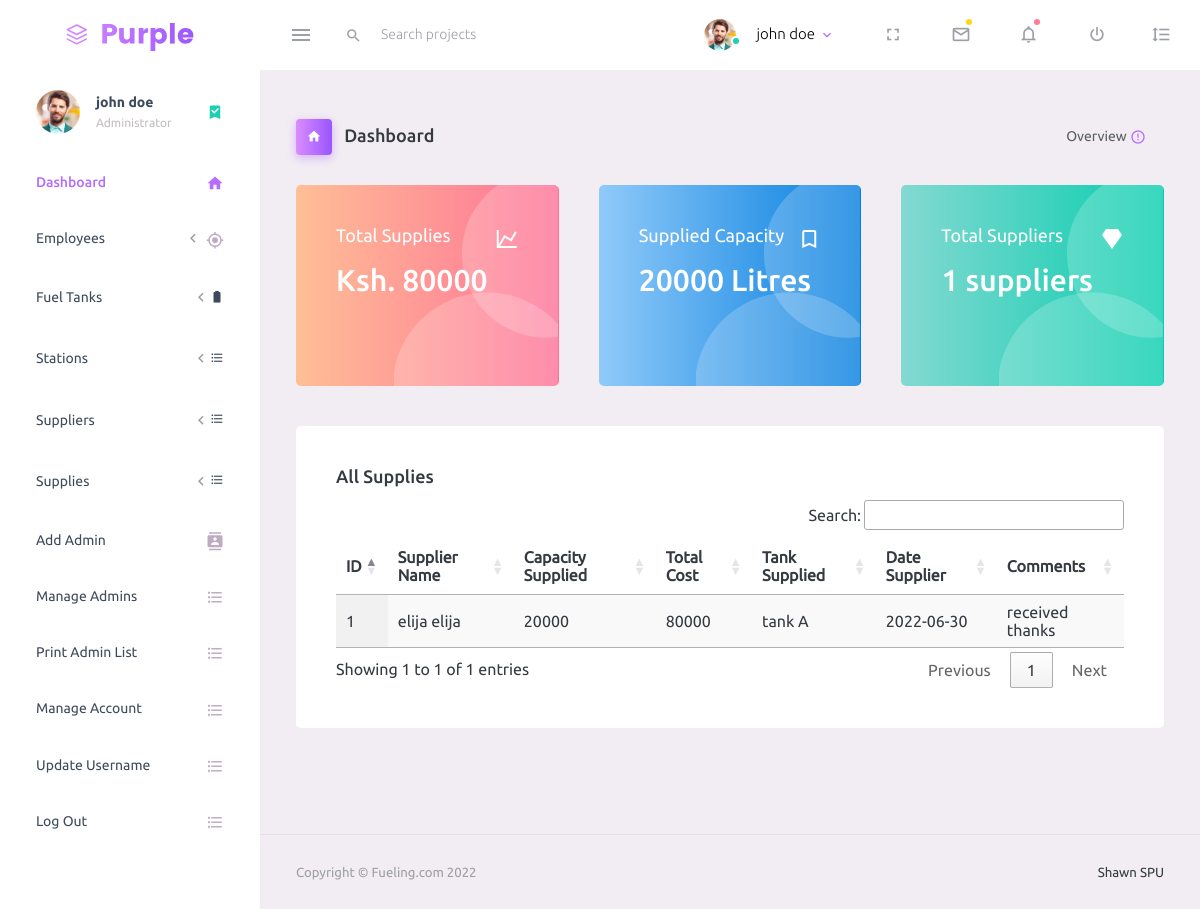
The app's page /admin/dashboard.php (signed in), older data.
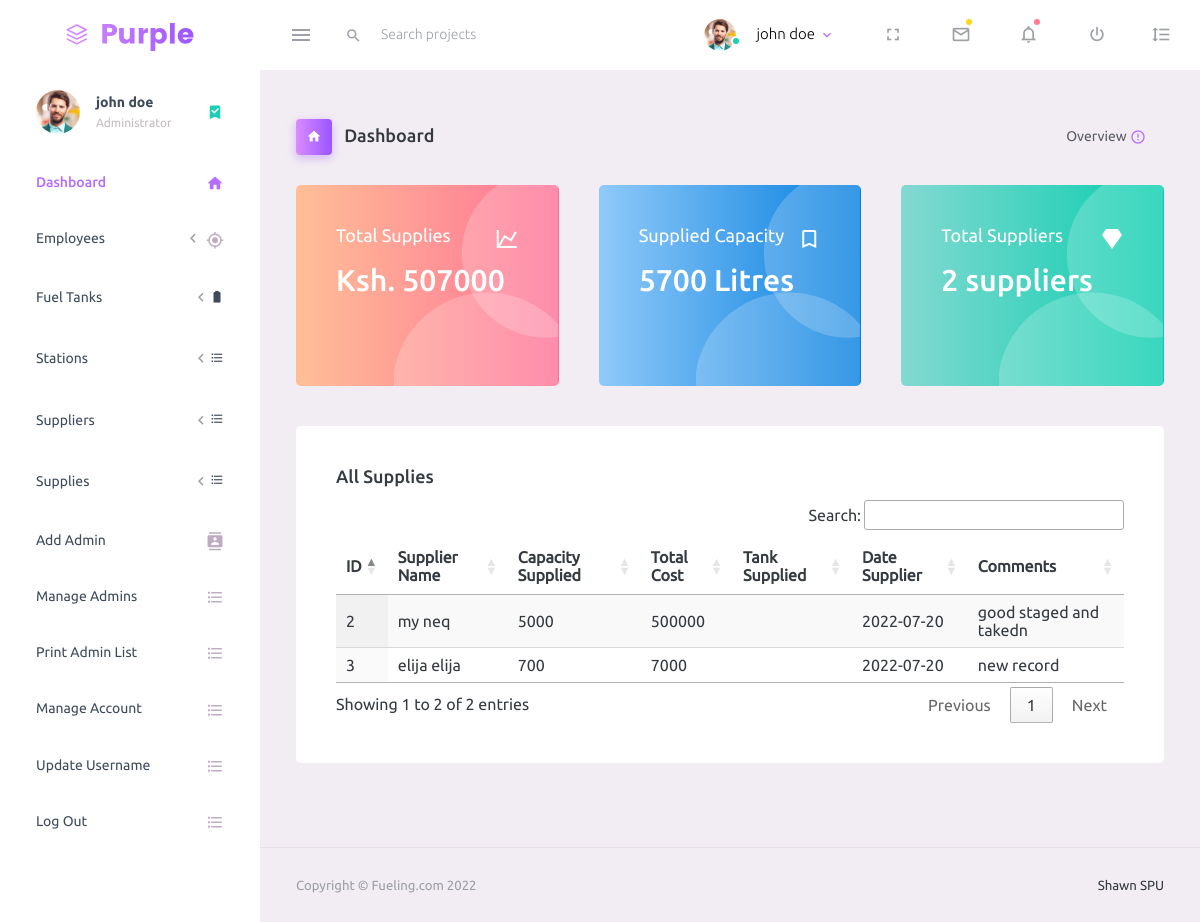
The same page, newer data.
### tables this page shows
CREATE TABLE `supplies` (
  `supply_id` int NOT NULL,
  `supply_supplier_id` int DEFAULT NULL,
  `supply_capacity` varchar(50) NOT NULL,
  `supply_total_cost` varchar(50) NOT NULL,
  `supply_fuel_tank_id` int NOT NULL,
  `supply_date` varchar(50) NOT NULL,
  `supply_comments` varchar(500) NOT NULL
);

CREATE TABLE `suppliers` (
  `supplier_id` int NOT NULL,
  `supplier_name` varchar(50) NOT NULL,
  `supplier_company` varchar(50) NOT NULL,
  `supplier_email` varchar(50) NOT NULL,
  `supplier_phone_number` varchar(50) NOT NULL
);

CREATE TABLE `fuel_tank` (
  `fuel_tank_id` int NOT NULL,
  `fuel_tank_ref` varchar(50) NOT NULL,
  `fuel_tank_capacity` varchar(50) NOT NULL,
  `tank_station_id` int DEFAULT NULL
);

### admin/admin-account.php (called while the page is built, shortened)
<?php
if (!isset($_SESSION['admin'])) {
    header('Location: ../login.php');
} else {
    include '../db-conection.php';
    $email = $_SESSION['admin'];
    $checkemail = "SELECT *  FROM `login` WHERE `login_username`= '$email' ";
    $queryemail = mysqli_query($conn, $checkemail);
    $checkemailrows = mysqli_num_rows($queryemail);
    if ($checkemailrows >= 1) {
        while ($fetch = mysqli_fetch_assoc($queryemail)) {
            $memberid = $fetch['login_admin'];
            global $memberid;
            $checkclient = "SELECT *  FROM `admin` WHERE `admin_id`= '$memberid'";
            $queryemail = mysqli_query($conn, $checkclient);
            $checkclientrows = mysqli_num_rows($queryemail);
            if ($checkclientrows >= 1) {
                while ($fetchclient = mysqli_fetch_assoc($queryemail)) {
                    $globalmembername = $fetchclient['admin_full_names'];
                }
            }
            global $memberid;
        }
    }
}
?>

### admin/dashboard.php (the view, shortened to what the rows shown need)
<?php
require'admin-account.php';
?>
<!DOCTYPE html>
<html lang="en">
<head>
    <link rel="stylesheet" href="assets/vendors/mdi/css/materialdesignicons.min.css">
    <link rel="stylesheet" href="assets/vendors/css/vendor.bundle.base.css">
    <link rel="stylesheet" href="assets/css/style.css">
    <link rel="stylesheet" href="https://cdn.datatables.net/1.12.1/css/jquery.dataTables.min.css">
    <link rel="stylesheet" href="https://cdn.datatables.net/buttons/2.2.3/css/buttons.dataTables.min.css">
</head>
<body>
    <div class="container-scroller">
        <?php include 'topbar.php'; ?>
        <div class="container-fluid page-body-wrapper">
            <?php include 'sidebar.php'; ?>
            <div class="main-panel">
                <div class="content-wrapper">
                    <div class="row">
                        <div class="col-md-4 stretch-card grid-margin">
                            <div class="card bg-gradient-danger card-img-holder text-white">
                                <div class="card-body">
                                    <?php
                                    include '../db-conection.php';
                                    $bookingplans = "SELECT * FROM `supplies`";
                                    $querybookingsplans = mysqli_query($conn, $bookingplans);
                                    $bookingsplansrows = mysqli_num_rows($querybookingsplans);
                                    if ($bookingsplansrows >= 1) {
                                        $totalcost = 0;
                                        $supplycapacity = 0;
                                        while ($fetch  = mysqli_fetch_assoc($querybookingsplans)) {
                                            $cost = $fetch['supply_total_cost'];
                                            $suppliedcapacity = $fetch['supply_capacity'];
                                            $totalcost = $totalcost + $cost;
                                            $supplycapacity = $supplycapacity + $suppliedcapacity;
                                        }
                                    } echo "<h2 class='mb-5'>Ksh. $totalcost</h2>";
                                    ?>
                                </div>
                            </div>
                        </div>
                        <div class="col-md-4 stretch-card grid-margin">
                            <div class="card bg-gradient-info card-img-holder text-white">
                                <div class="card-body">
                                    <h2 class="mb-5"><?php echo $supplycapacity; ?> Litres</h2>
                                </div>
                            </div>
                        </div>
                        <div class="col-md-4 stretch-card grid-margin">
                            <div class="card bg-gradient-success card-img-holder text-white">
                                <div class="card-body">
                                    <?php
                                    include '../db-conection.php';
                                    $bookingplans = "SELECT * FROM `suppliers`";
                                    $querybookingsplans = mysqli_query($conn, $bookingplans);
                                    $bookingsplansrows = mysqli_num_rows($querybookingsplans);
                                    echo "<h2 class='mb-5'>$bookingsplansrows suppliers</h2>";
                                    ?>
                                </div>
                            </div>
                        </div>
                    </div>
                    <div class="row">
                        <div class="col-12 grid-margin">
                            <div class="card">
                                <div class="card-body">
                                    <div class="table-responsive">
                                        <table id="example" class="display" style="width:100%">
                                            <thead>
                                                <tr>
                                                    <th> ID </th>
                                                    <th> Supplier Name </th>
                                                    <th> Capacity Supplied </th>
                                                    <th> Total Cost </th>
                                                    <th> Tank Supplied </th>
                                                    <th>Date Supplier</th>
                                                    <th>Comments</th>
                                                </tr>
                                            </thead>
                                            <tbody>
                                                <?php
                                                include '../db-conection.php';
                                                $bookingplans = "SELECT * FROM `supplies`";
                                                $querybookingsplans = mysqli_query($conn, $bookingplans);
                                                $bookingsplansrows = mysqli_num_rows($querybookingsplans);
                                                if ($bookingsplansrows >= 1) {
                                                    while ($fetch  = mysqli_fetch_assoc($querybookingsplans)) {
                                                        $id = $fetch['supply_id'];
                                                        $supplierid = $fetch['supply_supplier_id'];
                                                        $capacity = $fetch['supply_capacity'];
                                                        $tankid = $fetch['supply_fuel_tank_id'];
                                                        $cost = $fetch['supply_total_cost'];
                                                        $date = $fetch['supply_date'];
                                                        $comments = $fetch['supply_comments'];
                                                        $checktank = "SELECT * FROM `fuel_tank` WHERE `fuel_tank_id` = '$tankid'";
                                                        $querytank = mysqli_query($conn, $checktank);
                                                        $fetchtank = mysqli_num_rows($querytank);
                                                        if ($fetchtank > 0) {
                                                            while ($fetchtank = mysqli_fetch_assoc($querytank)) {
                                                                $tankname = $fetchtank['fuel_tank_name'];
                                                            }
                                                        }
                                                        $checksupplier = "SELECT * FROM `suppliers` WHERE `supplier_id` = '$supplierid'";
                                                        $querysupplier = mysqli_query($conn, $checksupplier);
                                                        $fetchsupplier = mysqli_num_rows($querysupplier);
                                                        if ($fetchsupplier > 0) {
                                                            while ($fetchtank = mysqli_fetch_assoc($querysupplier)) {
                                                                $suppliername = $fetchtank['supplier_name'];
                                                            }
                                                        }
                                                        echo "
                                                            <tr>
                                                                <td>$id</td>
                                                                <td>$suppliername</td>
                                                                <td>$capacity</td>
                                                                <td>$cost</td>
                                                                <td>$tankname</td>
                                                                <td>$date</td>
                                                                <td>$comments</td>
                                </tr>";
                                                    }
                                                }
                                                ?>
                                            </tbody>
                                        </table>
                                    </div>
                                </div>
                            </div>
                        </div>
                    </div>
                </div>
            </div>
        </div>
    </div>
</body>
</html>

### admin/topbar.php (shortened to what the rows shown need)
<nav class="navbar default-layout-navbar col-lg-12 col-12 p-0 fixed-top d-flex flex-row">
    <div class="navbar-menu-wrapper d-flex align-items-stretch">
        <ul class="navbar-nav navbar-nav-right">
            <li class="nav-item nav-profile dropdown">
                <a class="nav-link dropdown-toggle" id="profileDropdown" href="#" data-toggle="dropdown"
                    aria-expanded="false">
                    <div class="nav-profile-text">
                        <p class="mb-1 text-black"><?php echo $globalmembername; ?></p>
                    </div>
                </a>
            </li>
        </ul>
    </div>
</nav>

### admin/sidebar.php (shortened to what the rows shown need)
<nav class="sidebar sidebar-offcanvas" id="sidebar">
    <ul class="nav">
        <li class="nav-item nav-profile">
            <a href="#" class="nav-link">
                <div class="nav-profile-text d-flex flex-column">
                    <span class="font-weight-bold mb-2"><?php echo $globalmembername; ?></span>
                    <span class="text-secondary text-small">Administrator</span>
                </div>
            </a>
        </li>
    </ul>
</nav>

Row changes from the older to the newer data that the page shows:
removed supplies: supply_id "1", suppliers.supplier_name "elija elija", supply_capacity "20000", supply_total_cost "80000", fuel_tank.fuel_tank_name "tank A", supply_date "2022-06-30", supply_comments "received thanks"
added supplies: supply_id "2", supply_supplier.supplier_name "my neq", supply_capacity "5000", supply_total_cost "500000", supply_date "2022-07-20", supply_comments "good staged and takedn"
added supplies: supply_id "3", supply_supplier.supplier_name "elija elija", supply_capacity "700", supply_total_cost "7000", supply_date "2022-07-20", supply_comments "new record"
Text that changed along with them:
$supplycapacity: "20000" → "5700"
$bookingsplansrows: "1" → "2"
text written by a page script: "Search: Showing 1 to 1 of 1 entries Previous 1 Next" → "Search: Showing 1 to 2 of 2 entries Previous 1 Next"
